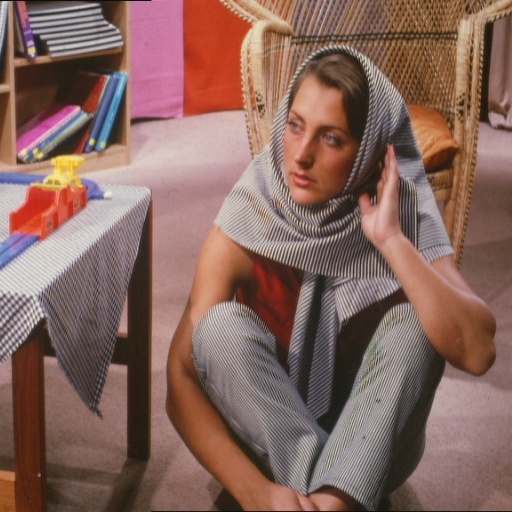
#> input picture test/other.jpg, 512 x 512 px, given as the content of the folder ./datasets/test/other.jpg/train, which was not available
$ python -i kes_data_loader_cycle.py   (imports and definitions only)
#> lines starting #> are read from the running program, lines starting #| are printed output that depends on the picture; pictures that were not available may be replaced by others from this repository, and a replacement may not be noted
import scipy
from glob import glob
import numpy as np
import os
import matplotlib.pyplot as plt
from PIL import Image
import random

class DataLoader():
    def __init__(self, dataset_name, img_res=(256, 256), low_img_res=(128, 128), interpolation=Image.BICUBIC):
        self.dataset_name = dataset_name
        self.img_res = img_res
        self.low_img_res = low_img_res
        self.interpolation = interpolation

    def load_data(self, batch_size=1, is_testing=False):
#> called with batch_size = 1, is_testing = False
        data_type = "train" if not is_testing else "test"

        path = glob('./datasets/%s/%s/*' % (self.dataset_name, data_type))

        batch_images = np.random.choice(path, size=batch_size)

        imgs = []
        imgs_down = []

        for img_path in batch_images:
            img = Image.open(img_path)
#> img is the input picture: PIL image 512x512 RGB; mean R, G, B 134.6, 102.1, 93.5
            img.convert('RGB')
            width, height = self.img_res
            w, h = img.size
#> w = 512; h = 512
            rw = rh = 0
            if w > 256:
                rw = random.randrange(0, w - 256)
#> rw = 197
            if h > 256:
                rh = random.randrange(0, h - 256)
#> rh = 215
            img = img.crop((rw, rh, rw + width, rh + height))
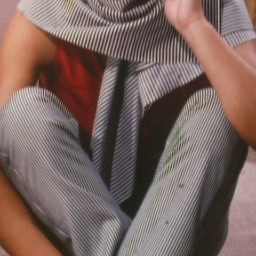
#> img: PIL image 256x256 RGB; mean R, G, B 122.7, 101.7, 95.7
            #img = img.resize(self.img_res, Image.BILINEAR)
            img_down = img.resize(self.low_img_res, self.interpolation)
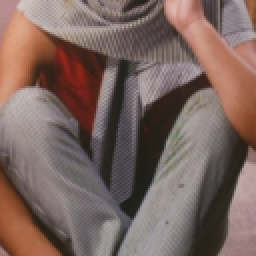
#> img_down: PIL image 128x128 RGB (shown 2 times larger); mean R, G, B 122.7, 101.7, 95.7

            img = np.asarray(img)
            img_down = np.asarray(img_down)

            # If training => do random flip
            if not is_testing and np.random.random() < 0.5:
                img = np.fliplr(img)
                img_down = np.fliplr(img_down)
            if not is_testing and np.random.random() < 0.5:
                img = np.flipud(img)
                img_down = np.flipud(img_down)

            imgs.append(img)
            imgs_down.append(img_down)

        imgs = np.array(imgs) / 127.5 - 1.
        imgs_down = np.array(imgs_down) / 127.5 - 1.

        return imgs_down, imgs

    # [136 lines left out: functions load_data_with_idx, get_total, get_batch, load_batch, load_select_data, not called in this run]

>>> result = DataLoader('test/other.jpg').load_data()

$ run again, on test/00000025_(4).png
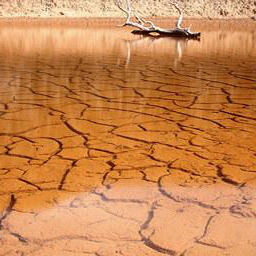
#> input picture test/00000025_(4).png, 256 x 256 px, given as the content of the folder ./datasets/test/00000025_(4).png/train, which was not available
#> in load_data, img is the input picture: PIL image 256x256 RGB; mean R, G, B 202.2, 134.5, 80.3
#> in load_data, `img_down = img.resize(self.low_img_res, self.interpolation)`:
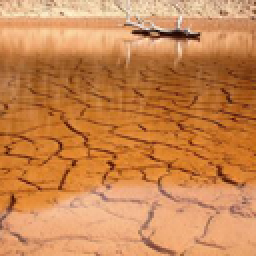
#> img_down: PIL image 128x128 RGB (shown 2 times larger); mean R, G, B 202.3, 134.5, 80.3
